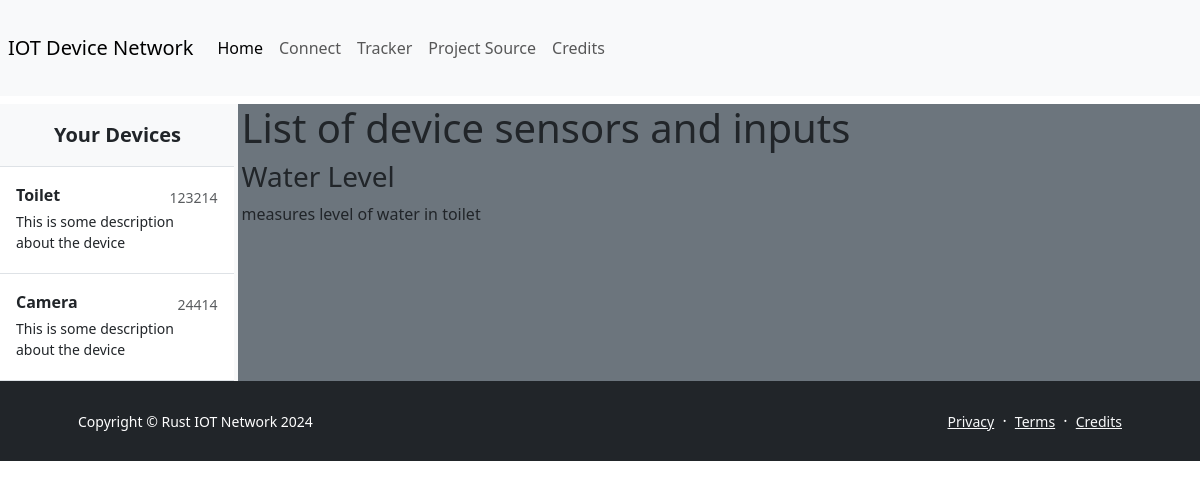
The app's page /tracker/123214/inspect, older data.
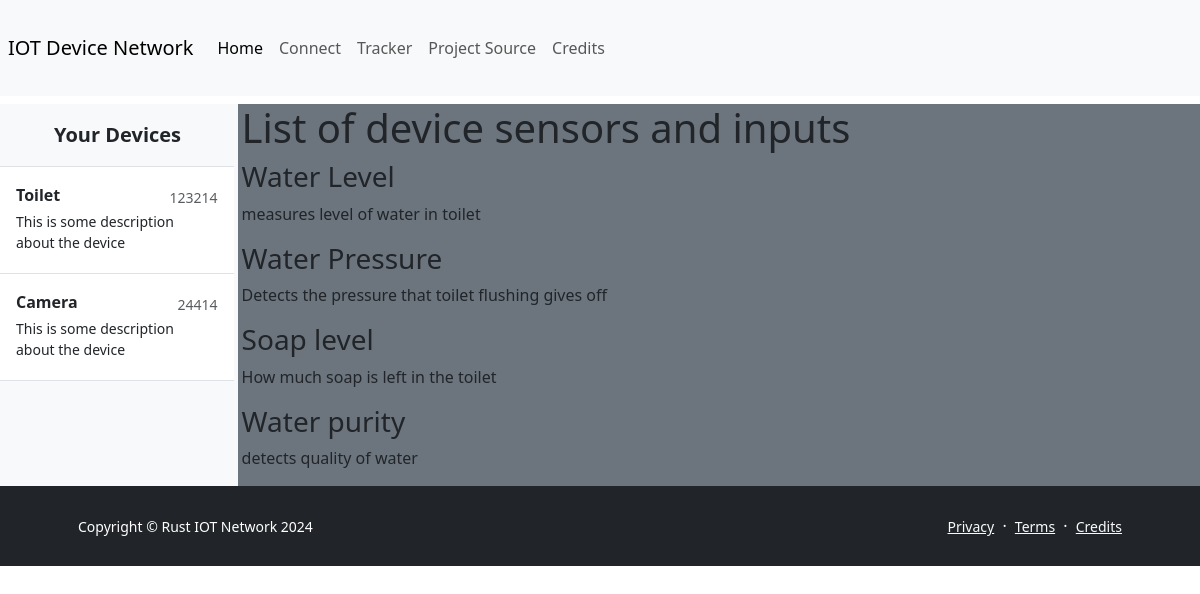
The same page, newer data.
### devices/models.py (models this page shows, shortened)
class Device(models.Model):
    device_id = models.CharField(max_length=100, unique=True)
    device_name = models.CharField(max_length=50)
    device_description = models.CharField(max_length=150)

class Sensor(models.Model):
    device = models.ForeignKey(Device, on_delete=models.CASCADE)
    sensor_name = models.CharField(max_length=50)
    sensor_description = models.CharField(max_length=100)

### devices/views.py (the view)
# urls.py: path('tracker/<device_id>/inspect', views.tracker_device_inspect, name='tracker_inspect'),
def tracker_device_inspect(request, device_id):
    sensors = fetch_device_sensors(device_id)
    return render(request, 'tracker/device_inspect.html', {"device_list":Device.objects.all(), 'sensors':sensors})

### devices/models.py (called while the page is built)
def fetch_device_sensors(device_id):
    try:
        device = Device.objects.get(device_id=device_id)
        sensors = Sensor.objects.filter(device=device)
        return sensors
    except Device.DoesNotExist:
        return []

### devices/templates/tracker/device_inspect.html
{% extends 'tracker/tracker.html' %}
{% block view %}
<div>
    <h1>List of device sensors and inputs</h1>
    <div>
        {% for sensor in sensors %}
            {% include 'tracker/sensor_overview.html' with sensor_name=sensor.sensor_name sensor_description=sensor.sensor_description %}
        {% endfor %}
    </div>
</div>
{% endblock %}

### devices/templates/tracker/device_overview.html
<a href="/tracker/{{device_id}}/inspect" class="list-group-item list-group-item-action py-3 lh-tight">
    <div class="d-flex w-100 align-items-center justify-content-between">
      <strong class="mb-1">{{ device_name }}</strong>
      <small class="text-muted">{{ device_id }}</small>
    </div>
    <div class="col-10 mb-1 small">{{ device_description }}</div>
</a>

### devices/templates/tracker/sensor_overview.html
<a>
    <h3>{{sensor_name}}</h3>
    <p>{{sensor_description}}</p>
</a>

Row changes from the older to the newer data that the page shows:
added Sensor: sensor_name "Water Pressure", sensor_description "Detects the pressure that toilet flushing gives off"
added Sensor: sensor_name "Soap level", sensor_description "How much soap is left in the toilet"
added Sensor: sensor_name "Water purity", sensor_description "detects quality of water"
